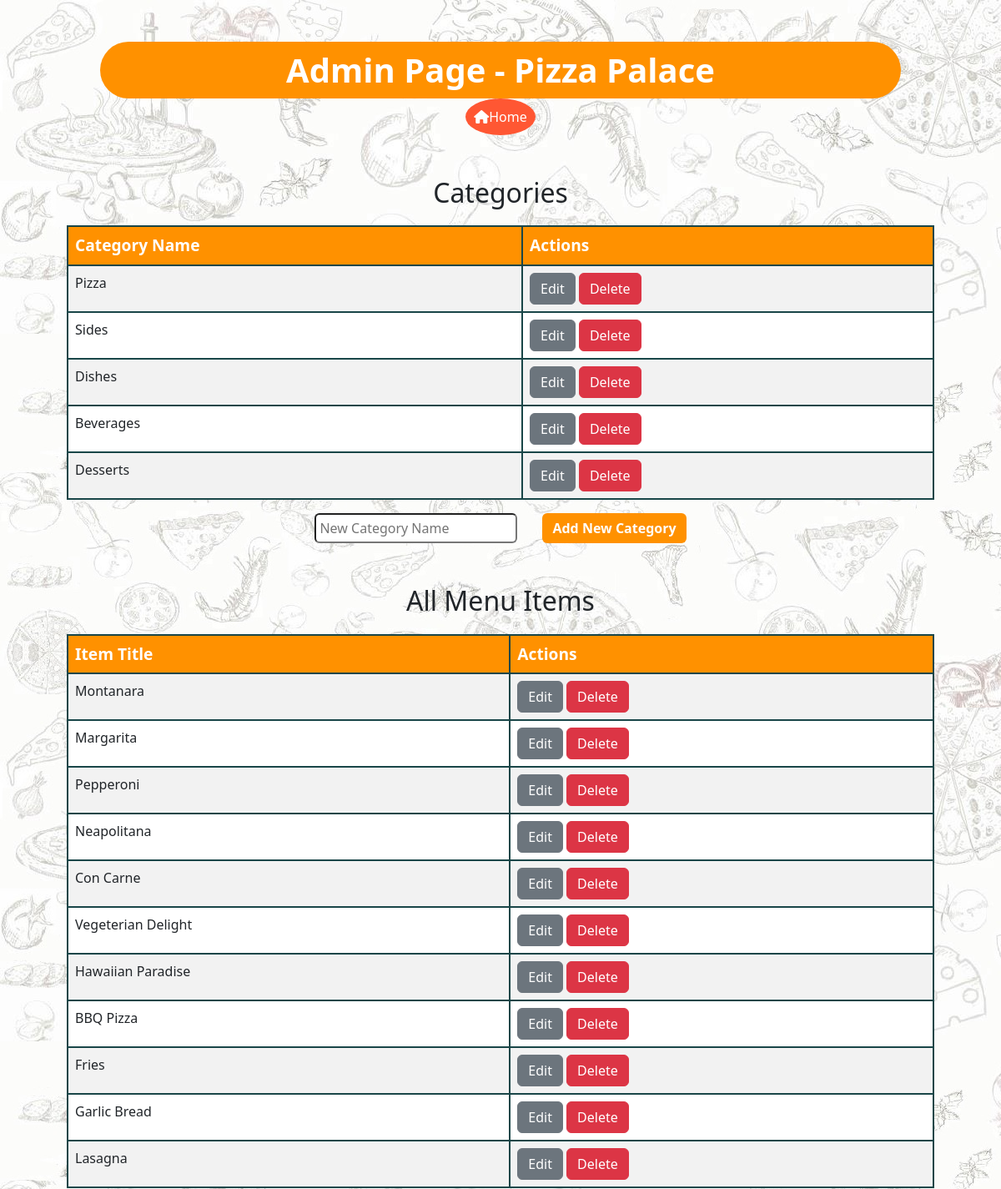
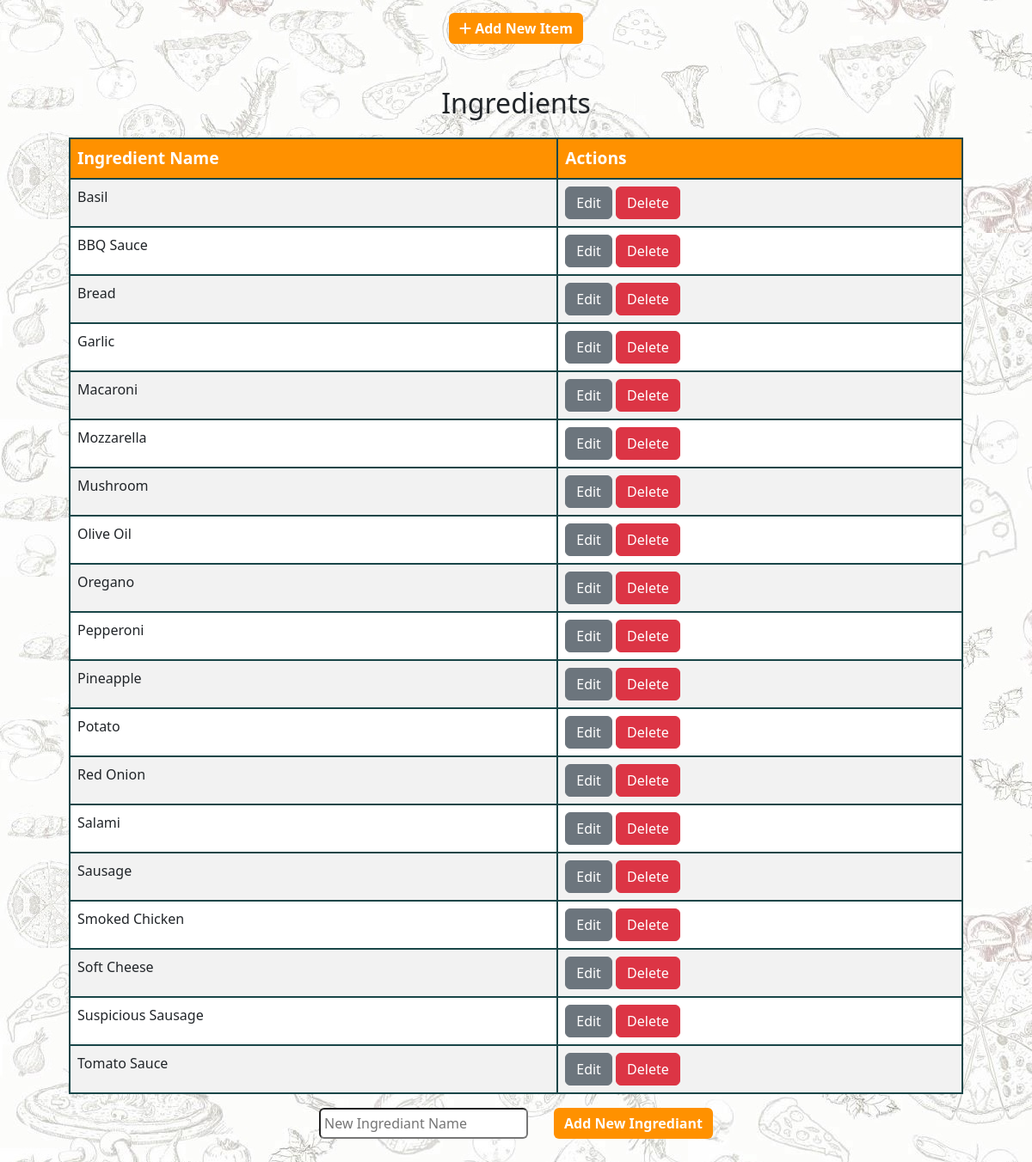
/PL/admin/admin.php, run on the app's committed database (2 pictures, top to bottom).
### tables this page shows
CREATE TABLE `category` (
  `CategoryID` int(11) NOT NULL,
  `Name` varchar(255) DEFAULT NULL,
  `IsActive` bit(1) DEFAULT NULL
);

CREATE TABLE `menuitem` (
  `MenuItemID` int(11) NOT NULL,
  `Title` varchar(255) DEFAULT NULL,
  `Description` varchar(255) DEFAULT NULL,
  `Rating` double DEFAULT NULL,
  `Discount` double DEFAULT NULL,
  `DefaultPrice` double DEFAULT NULL,
  `IsActive` bit(1) DEFAULT NULL,
  `IsFeatured` bit(1) DEFAULT NULL,
  `CategoryID` int(11) DEFAULT NULL
);

CREATE TABLE `ingredient` (
  `IngredientID` int(11) NOT NULL,
  `Name` varchar(255) DEFAULT NULL
);

### PL/admin/admin_functions.php (called while the page is built, shortened)
<?php
require 'connection.php';
function getCategories() {
    global $conn;
$sql = "SELECT CategoryID, Name FROM category where IsActive=1";
    $result = $conn->query($sql);
    $categories = [];
    if ($result->num_rows > 0) {
        while ($row = $result->fetch_assoc()) {
            $categories[] = $row;
        }
    } else {
    }
    return $categories;
}
function getMenuItems() {
    global $conn;
    $sql = "SELECT * FROM menuitem where IsActive=1";
    $result = $conn->query($sql);
    $menuItems = [];
    while ($row = $result->fetch_assoc()) {
        $menuItems[] = $row;
    }
    return $menuItems;
}
function getIngredients() {
    global $conn;
    $sql = "SELECT IngredientID, Name FROM ingredient";
    $result = $conn->query($sql);
    $ingredients = [];
    if ($result->num_rows > 0) {
        while ($row = $result->fetch_assoc()) {
            $ingredients[] = $row;
        }
    } else {
        echo "0 results";
    }
    return $ingredients;
}
?>

### PL/admin/admin.php (the view, shortened to what this page needs)
<?php
require 'connection.php';
require 'admin_functions.php';
$categories = getCategories();
$menuItems= getMenuItems();
$ingredients = getIngredients();
?>
<!DOCTYPE html>
<html lang="en">
<head>
    <link href="https://cdn.jsdelivr.net/npm/bootstrap@5.3.0/dist/css/bootstrap.min.css" rel="stylesheet">
    <link rel="stylesheet" href="https://cdnjs.cloudflare.com/ajax/libs/font-awesome/6.4.0/css/all.min.css">
</head>
<body>
    <header>
            <h1 class="text-center">Admin Page - Pizza Palace</h1>
            <div>
             <a href="../homepage.php" class="back-home"><i class="fas fa-home bg-orange"></i><span>Home</span></a>
            </div>
     </header>
    <div class="container">
        <h2>Categories</h2>
        <table id="categoriesTable" class="table table-bordered table-striped">
            <thead>
                <tr>
                    <th>Category Name</th>
                    <th>Actions</th>
                </tr>
            </thead>
            <tbody>
                <?php foreach ($categories as $category) { ?>
                    <tr>
                        <td><?php echo $category['Name']; ?></td>
                        <td>
                            <a href="edit_category.php?id=<?php echo $category['CategoryID'];?>"  data-name="<?php echo $category['Name']; ?>" class="btn btn-secondary editCategory" data-id="<?php echo $category['CategoryID']; ?>">Edit</a>
                            <a href="delete_category.php?id=<?php echo $category['CategoryID']; ?>" class="btn btn-danger deleteCategory" data-id="<?php echo $category['CategoryID']; ?>">Delete</a>
                        </td>
                    </tr>
                <?php } ?>
            </tbody>
        </table>
        <div class="text-center add_action">
            <input type="text" id="newCategory" placeholder="New Category Name">
            <button class="btn add-button" id="addCategoryBtn">Add New Category</button>
        </div>
        <h2>All Menu Items</h2>
    <table class="table table-bordered table-striped" id="items">
        <thead>
            <tr>
                <th>Item Title</th>
                <th>Actions</th>
            </tr>
        </thead>
        <tbody>
            <?php foreach ($menuItems as $item) { ?>
                <tr>
                    <td><?php echo $item['Title']; ?></td>
                    <td>
                        <a href="edit_item.php?id=<?php echo $item['MenuItemID']; ?>" class="btn btn-secondary">Edit</a>
                        <a href="delete_item.php?id=<?php echo $item['MenuItemID']; ?>" class="btn btn-danger deletedItems" data-id="<?php echo $item['MenuItemID']; ?>">Delete</a>
                    </td>
                </tr>
            <?php } ?>
        </tbody>
    </table>
    <div class="text-center add_action">
        <a href="add_item.php" class="btn add-button">
            <i class="fas fa-plus"></i> Add New Item
        </a>
    </div>
 <h2>Ingredients</h2>
        <table class="table table-bordered table-striped">
            <thead>
                <tr>
                    <th>Ingredient Name</th>
                    <th>Actions</th>
                </tr>
            </thead>
            <tbody id="Ingredients_table">
                <?php foreach ($ingredients as $ingredient) { ?>
                    <tr>
                        <td><?php echo $ingredient['Name']; ?></td>
                        <td>
                            <a class="btn btn-secondary Edit_Ingrediant_button"  ingredient-name="<?php echo $ingredient['Name']; ?>" ingrediant_id="<?php echo $ingredient['IngredientID']?>">Edit</a>
                            <a class="btn btn-danger Delete_Ingrediant_button" ingrediant_id="<?php echo $ingredient['IngredientID']?>">Delete</a>
                        </td>
                    </tr>
                <?php } ?>
            </tbody>
        </table>
        <div class="text-center add_action">
            <input type="text" id="newIngrediant" placeholder="New Ingrediant Name">
            <button class="btn add-button" id="add_Ingrediant_button">Add New Ingrediant</button>
        </div>
</body>
</html>

### PL/admin/admin.php (style rules this page uses)
body { background-color: #fffbf6; background-image: url("../img/background.jpg"); }
.container { padding: 50px; }
.add-button { background-color: #FF5733; color: white; border: none; }
th { background-color: #ff9100 !important; color: white !important; font-size: 1.2rem; }
td { background-color: white !important; }
table, th, td { border: 2px solid #194648 !important; }
h1 { background-color: #ff9100; color: white; padding: 10px; font-weight: bold; line-height: 1.2; border-radius: 80px; width: 80%; margin: auto; margin-top: 50px; }
.container h2 { text-align:center; margin-bottom: 20px; }
.add_action { margin-bottom:50px; display: flex; justify-content: center; }
input[type="text"] { border-radius: 6px; padding: 4px; margin-right: 30px; }
.add-button { background-color: #ff9100; color:white; font-weight: bold; }
.back-home { background-color: #FF5733; color: #fff; border-radius: 50%; padding: 10px; display: inline-block; }
header a { text-decoration:none; }
header div { text-align:center; }

### data on the page
category: Name "Pizza"
category: Name "Sides"
category: Name "Dishes"
category: Name "Beverages"
category: Name "Desserts"
menuitem: Title "Montanara"
menuitem: Title "Margarita"
menuitem: Title "Pepperoni"
menuitem: Title "Neapolitana"
menuitem: Title "Con Carne"
menuitem: Title "Vegeterian Delight"
menuitem: Title "Hawaiian Paradise"
menuitem: Title "BBQ Pizza"
menuitem: Title "Fries"
menuitem: Title "Garlic Bread"
menuitem: Title "Lasagna"
ingredient: Name "Basil"
ingredient: Name "BBQ Sauce"
ingredient: Name "Bread"
ingredient: Name "Garlic"
ingredient: Name "Macaroni"
ingredient: Name "Mozzarella"
ingredient: Name "Mushroom"
ingredient: Name "Olive Oil"
ingredient: Name "Oregano"
ingredient: Name "Pepperoni"
ingredient: Name "Pineapple"
ingredient: Name "Potato"
ingredient: Name "Red Onion"
ingredient: Name "Salami"
ingredient: Name "Sausage"
ingredient: Name "Smoked Chicken"
ingredient: Name "Soft Cheese"
ingredient: Name "Suspicious Sausage"
ingredient: Name "Tomato Sauce"
